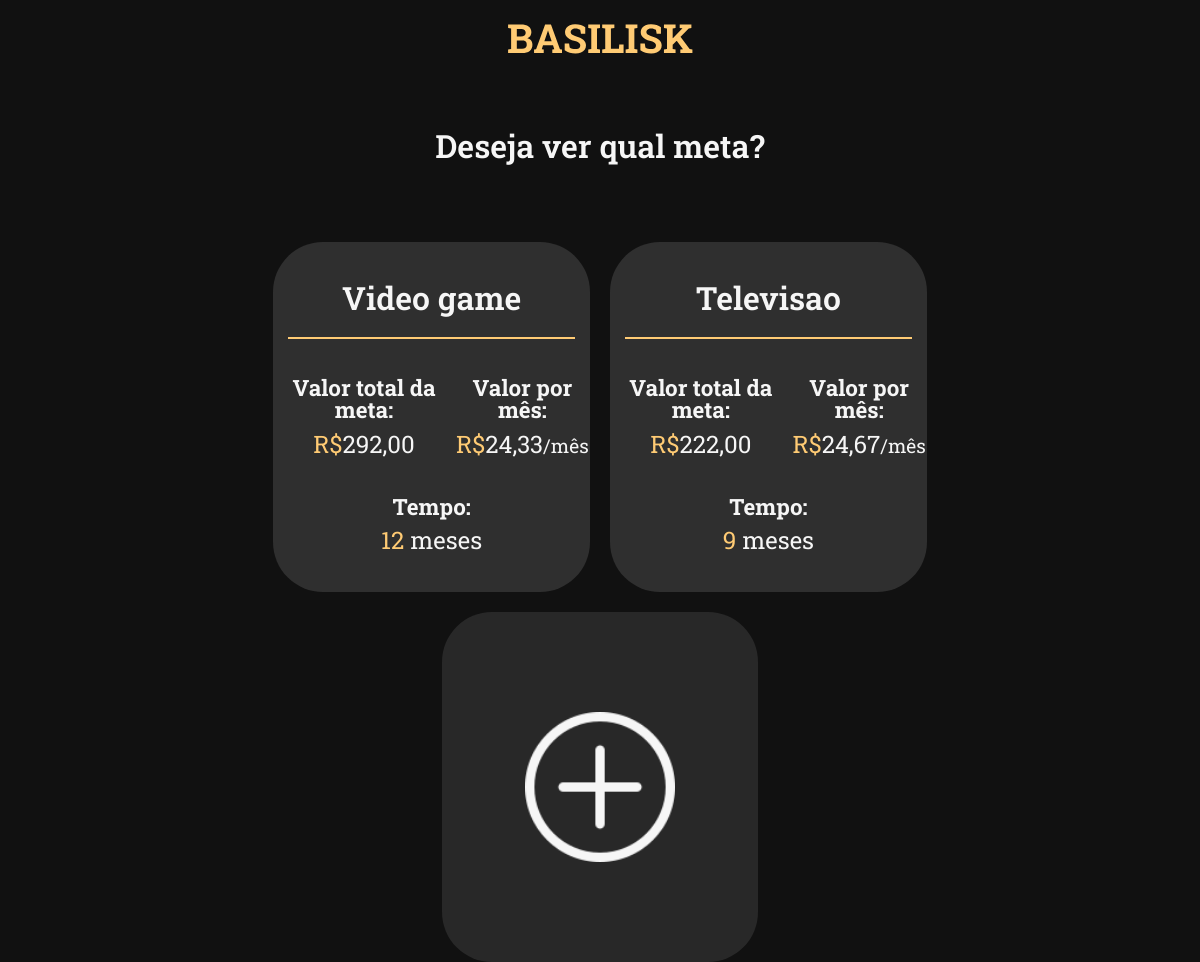
The page /src/pages/escolha-cofrinho.php (signed in) on the database its author committed.
### tables this page shows
CREATE TABLE `cofrinho` (
  `id_meta` int(20) NOT NULL,
  `nome_meta` varchar(20) NOT NULL,
  `valor_meta` int(20) NOT NULL,
  `tempo_meta` int(10) NOT NULL,
  `id_user` int(20) NOT NULL
);

### src/pages/escolha-cofrinho.php (the view, shortened to what this page needs)
<?php
include "conn.php";
$ver_cofrinho = $conn->prepare('SELECT * FROM `cofrinho` WHERE `id_user`=:pid_user');
$ver_cofrinho->bindValue(':pid_user', $_SESSION['login']);
$ver_cofrinho->execute();
?>
<!DOCTYPE html>
<html lang="pt-br">
<head>
  <link rel="stylesheet" href="../css/style.css">
</head>
<body>
  <header class="header-load">
    <a href="./dashboard.php"><img src="../assets/logo.svg" alt=""></a>
  </header>
  <main class="main-escolha">
    <h1>Deseja ver qual meta?</h1>
    <div class="bloco-escolha">
      <?php
        while($row_cofrinho = $ver_cofrinho->fetch()){
          $valorMes = $row_cofrinho['valor_meta'] / $row_cofrinho['tempo_meta'];
          echo "
              <a href=\"./cofrinho.php?id=".$row_cofrinho['id_meta']."\" class=\"escolha\">
                <div class=\"title-escolha\">
                  <h2>".$row_cofrinho['nome_meta']."</h2>
                  <hr>
                </div>
                <div class=\"txt-escolha\">
                  <div class=\"valores\">
                    <div class=\"valor\">
                      <h3>Valor total da meta:</h3>
                      <p><span>R$</span>".number_format($row_cofrinho['valor_meta'], 2, ',', '.')."</p>
                    </div>
                    <div class=\"valor-mes\">
                      <h3>Valor por mês:</h3>
                      <p><span>R$</span>".number_format($valorMes, 2, ',','.')."<span>/mês</span></p>
                    </div>
                  </div>
                  <div class=\"tempo-escolha\">
                    <h3>Tempo:</h3>
                    <p><span>".$row_cofrinho['tempo_meta']."</span> meses</p>
                  </div>
                </div>
              </a>
          ";
        }
      ?>
      <a href="./explicacao.php?pagina=2" class="adicionar">
        <img src="../assets/Icones/icones-brancos/plus.png" alt="">
      </a>
    </div>
  </main>
</body>
</html>

### src/css/style.css (style rules this page uses)
html, body, div, span, applet, object, iframe, h1, h2, h3, h4, h5, h6, p, blockquote, pre, a, abbr, acronym, address, big, cite, code, del, dfn, em, img, ins, kbd, q, s, samp, small, strike, strong, sub, sup, tt, var, b, u, i, center, dl, dt, dd, ol, ul, li, fieldset, form, label, legend, table, caption, tbody, tfoot, thead, tr, th, td, article, aside, canvas, details, embed, figure, figcaption, footer, header, hgroup, menu, nav, output, ruby, section, summary, time, mark, audio, video { margin: 0; padding: 0; border: 0; font-size: 100%; font: inherit; font-family: "Roboto Slab", serif; vertical-align: baseline; }
body { background-color: #111111; }
article, aside, details, figcaption, figure, footer, header, hgroup, menu, nav, section { display: block; }
body { line-height: 1; }
* { text-decoration: none; }
.valor { color: #F6F6F6; font-size: 3.2rem; font-weight: 700; }
.header-load { height: 80px; display: flex; justify-content: center; align-items: center; }
.valor { font-size: 3rem; color: #F6F6F6; }
.valor span:nth-child(1) { color: #FFCB74; }
.main-escolha { display: flex; flex-direction: column; align-items: center; height: 80vh; gap: 80px; }
.main-escolha h1 { color: #F6F6F6; font-size: 2rem; font-weight: 600; margin-top: 50px; }
.bloco-escolha { display: flex; gap: 20px; flex-wrap: wrap; justify-content: center; height: 80%; width: 80%; }
.escolha { background-color: #2F2F2F; height: 350px; width: 33%; display: flex; flex-direction: column; justify-content: center; align-items: center; gap: 30px; border-radius: 50px; }
.escolha hr { width: 90%; border: 1px solid #FFCB74; }
.escolha h2 { color: #F6F6F6; font-size: 2rem; font-weight: 600; }
.escolha h3 { color: #F6F6F6; font-size: 1.4rem; font-weight: 700; }
.escolha p { color: #F6F6F6; font-size: 1.5rem; font-weight: 400; }
.escolha span { color: #FFCB74; font-size: 1.5rem; font-weight: 400; }
.escolha span:nth-child(2) { color: #F6F6F6; font-size: 1.2rem; font-weight: 400; }
.valor, .valor-mes, .tempo-escolha { text-align: center; }
.valor p, .valor-mes p, .tempo-escolha p { margin-top: 10px; }
.txt-escolha { display: flex; flex-direction: column; gap: 40px; width: 100%; }
.valores { width: 100%; display: flex; flex-direction: row; justify-content: space-evenly; }
.title-escolha { width: 100%; display: flex; flex-direction: column; align-items: center; gap: 15px; }
.adicionar { background-color: rgba(47, 47, 47, 0.8); height: 350px; width: 33%; display: flex; flex-direction: column; justify-content: center; align-items: center; gap: 10px; border-radius: 50px; }
.adicionar img { width: 150px; height: 150px; }

### rows shown on the page
cofrinho: nome_meta "Video game", valor_meta "292,00", valorMes "24,33", tempo_meta "12"
cofrinho: nome_meta "Televisao", valor_meta "222,00", valorMes "24,67", tempo_meta "9"
